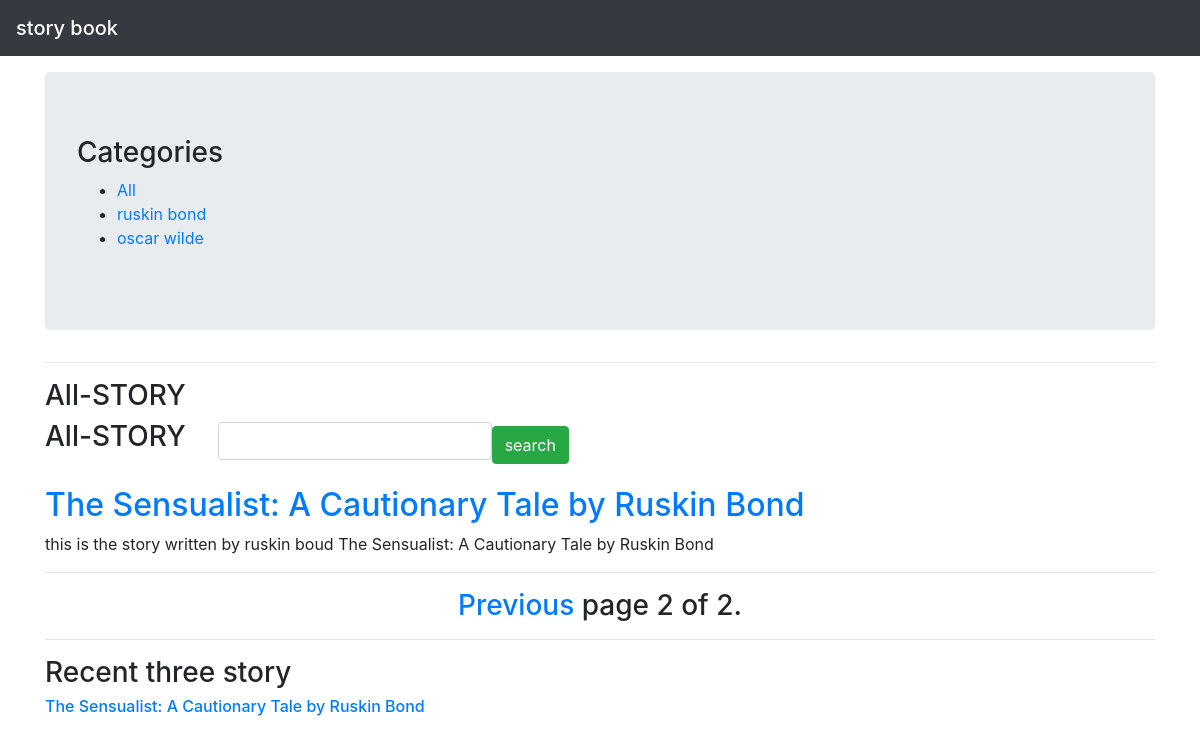
Screenshot of /?page=2 with the database file from the repository.
### story/models.py (models this page shows, shortened)
class Category( models.Model):
    objects = None
    name=models.CharField(max_length=150,db_index=True,)
    slug=models.SlugField(unique=True)
    class Meta:
        ordering=("-name",)
    def get_absolute_url(self):
        return reverse('story:story_category',args=[self.slug,])

class Story(models.Model):
    objects = None
    category=models.ForeignKey(Category,on_delete=models.CASCADE)
    title=models.CharField(max_length=150)
    body=models.TextField()
    des=models.TextField()
    publish=models.DateTimeField(auto_now_add=True)
    class Meta:
        ordering=("publish",)
    def get_absolute_url(self):
        return reverse('story:story_detail',args=[self.id,])

### story/views.py (the view, shortened to what this page needs)
# urls.py: path('',views.story_list,name='story_list'),
def story_list(request,category_slug=None):
    category=None
    categories=Category.objects.all()
    story=Story.objects.all()
    paginator=Paginator(story,1)
    page=request.GET.get('page')
    try:
        story=paginator.page(page)
    except PageNotAnInteger:
        story=paginator.page(1)
    except EmptyPage:
        story=paginator.page(paginator.num_pages)
    all_story=list(Story.objects.all())
    recent_story=random.choice(all_story)
    return render(request,'story/story_list.html',{'categories':categories,
                                                   'story':story,
                                                   'category':category,
                                                   'page':page,
                                                   'recent_story':recent_story,
                                                   })

### story/templates/story/story_list.html (shortened to what this page needs)
{% extends 'base.html' %}
{% block body %}
<div class="container" xmlns="http://www.w3.org/1999/html" xmlns="http://www.w3.org/1999/html">
<div class=" jumbotron mt-3">
    <h3>Categories</h3>
    <ul>
        <li>
            <a href="{% url 'story:story_list' %}">All</a>
            {% for x in categories %}
            <li>
                <a href="{{ x.get_absolute_url }}">{{x.name}}</a>
            </li>
            {% endfor %}
        </li>
    </ul>
</div>
<div><hr>
    <h3>{% if category %}{{category.name}}{% else %}All-STORY{% endif %}</h3>
    <form action="{% url 'story:story_search'%}" class="form-inline"method="get">
        <div class="form-group mb-2">
            <h3>{% if category %}{{category.name}}{% else %}All-STORY{% endif %}</h3>
            <input name="search" class="form-control">
        </div>
        <button type="submit" class="btn btn-success btn-ig">search</button>
    </form>
    {% for x in story %}
    <div class="mt-3">
    <a href="{{x.get_absolute_url}}"><h2>{{x.title}}</h2></a>
    <p>{{x.des}}</p>
    </div>
    {% endfor %}<hr>
    <h3 class="text-center">{% include 'pagination.html' with page=story %}</h3>
    <hr>
    <h3> Recent three story</h3>
    <a href="{{recent.get_absolute_url}}">
       <h6>{{recent_story.title}}</h6>
    </a>
</div>
</div>
{% endblock %}

### rows the page displays
Category: name "ruskin bond"
Category: name "oscar wilde"
Story: title "The Sensualist: A Cautionary Tale by Ruskin Bond", des "this is the story written by ruskin boud The Sensualist: A Cautionary Tale by Ruskin Bond"

### other values shown
{{ page.number }} "2"
{{ page.paginator.num_pages }} "2"
